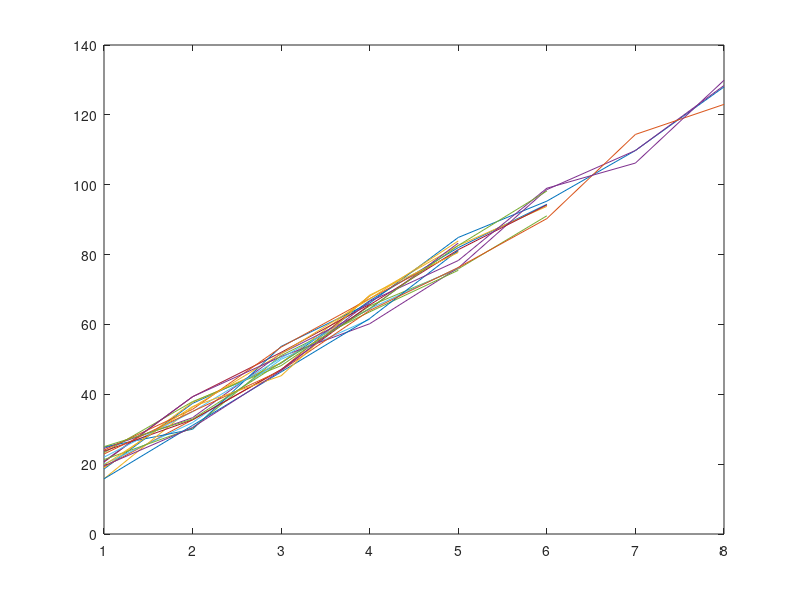
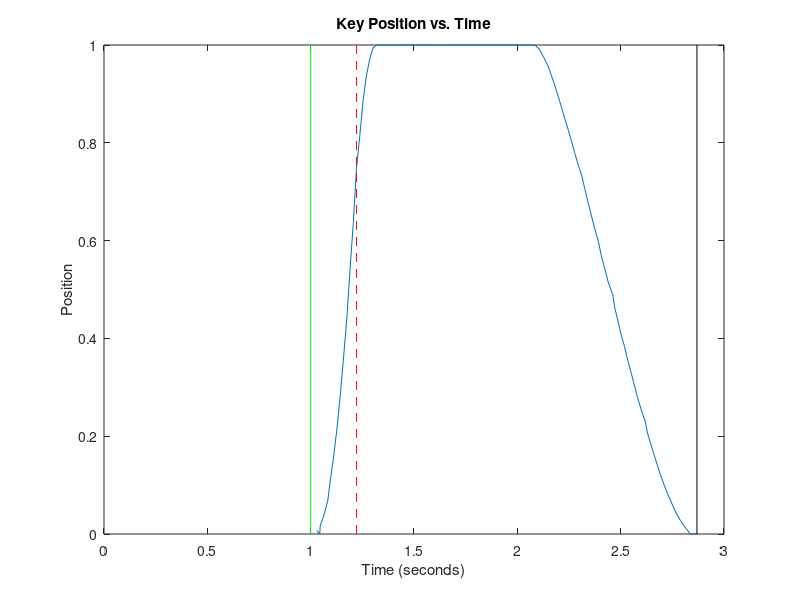

Recreate these plots in MATLAB, in order. (Note: this script raises an error after producing the figures.)
%% Part 1 of Biweekly Assignment
fid1 = fopen('dataFile.txt'); %Open file
myLength = 0; % initialize variables/line
myLine = fgetl(fid1);
sumString = '';
threshhold = 30.7;
threshholdCount = 0;
sumarray = 0;
valueVector = [];
aCounter = 0;
while ischar(myLine)
    myLength = myLength + 1; %increase length of line
    aCellArray = char(regexp(myLine, '\d+\.\d+', 'match')); %return a cell array of numbers in line
    valueVector = str2num(aCellArray); %return the cell array in the form of a vector
    if (~isempty(regexp(myLine, 'valid'))) %test emptiness
        plot(valueVector)
        hold on
    end
    sumString = strcat(sumString, ' ', myLine, ' '); %put all strings in one
    myLine = fgetl(fid1); %get next line
end
fclose(fid1); %close file


myarray = regexp(sumString, '\d+\.\d+', 'match'); %find points in the string that are numbers
for i = 1:length(myarray) %for the length of the array
    if (str2num(myarray{i}) > threshhold) % if the value at the increment is greater than the threshhold's value
        threshholdCount = threshholdCount + 1; %increase the count of the the numbers greater than the threshhold
    end
    sumvector(i) = str2num(myarray{i}); %Put values in the cell array into a vector as numbers instead of strings.
end
validCount = length(regexp(sumString, 'valid')); % find number of valid's in the file
corruptedCount = length(regexp(sumString, 'corrupted')); % find number of corrupted's in the file
meanmyarray = sum(sumvector)/length(sumvector); %Divide the sum of the number vector by the length of the vector, or number of numbers
deviatemystandard = std(sumvector); %calculate standard deviation of the number vector
fprintf('Total number of lines: %d \nValid data points: %d \nCorrupted data points: %d\nAmount of numbers greater than threshhold: %d \nThe mean of the numbers is equal to: %f \nStandard Deviation is equal to: %f\n', myLength, validCount, corruptedCount, threshholdCount, meanmyarray, deviatemystandard)
%% Part 2 of Biweekly Assignment
fid2 = fopen('keyData.txt'); %open file
myLine = fgetl(fid2); %get first line
i = 1; %set increment

while(ischar(myLine))
    pArray = regexp(myLine, ' '); %create an array of the words starting positions (whitespace position)
    wordSpace = pArray(end); %Find the last whitespace before the last word
    wordSpace = wordSpace + 1; %move 1 character forward to the actual word
    if ~isempty(regexp(myLine, 'midi'))
        miditimestamp = myLine(wordSpace:end); %return midi timestamp by returning the characters of the last word
    elseif (~isempty(regexp(myLine, 'oscp')))
        wordSpace2 = pArray(end - 1); % find the second to last whitespace
        wordSpace2 = wordSpace2 + 1; %move 1 character forward to the second to last word
        position = myLine(wordSpace2:end-9); %return oscp position by returning the characters of the second to last word
        positionarray(i) = str2num(position); %create array of oscp positions
        
        oscptimestamp = myLine(wordSpace:end); %return oscp timestamp
        oscptimestamparray(i) = str2num(oscptimestamp); %create array of oscp timestamps
        
        if (str2num(position) == 0.750000) % if positon equals 0.75
            specialtime = str2num(oscptimestamp); % store the time for graph
            velocity = str2num(position)/str2num(oscptimestamp); %determine velocity
        end
        i = i + 1; %increment storage arrays
    else
        pathSpace = pArray(1); %find the first whitespace
        pathSpace = pathSpace - 1; %move back to end of word
        path = myLine(1:pathSpace); %find the path from first character to last
        fprintf('WARNING (line #%d): unhandled OSC path %s\n', i, path) %print information
    end
    myLine = fgetl(fid2); %get next line
end

%plotting
figure
plot(oscptimestamparray, positionarray) %plot position vs. time
hold on %next
plot([1,1],[0,1], '-g') %plot line at x = 1, beginning of line
plot([specialtime, specialtime],[0,1], '--r') % plot line at 0.75
lastTime = oscptimestamparray(end);  %find the last time in the time array
plot([lastTime, lastTime], [0, 1], '-black') %plot y= lastTime at end of the line 
axis([0 3 0 1]) %reset axis to nicer grid
title('Key Position vs. Time')
xlabel('Time (seconds)')
ylabel('Position')
legend('Position','Start Time', 'Position == 0.75', 'End Time')

fclose(fid2);